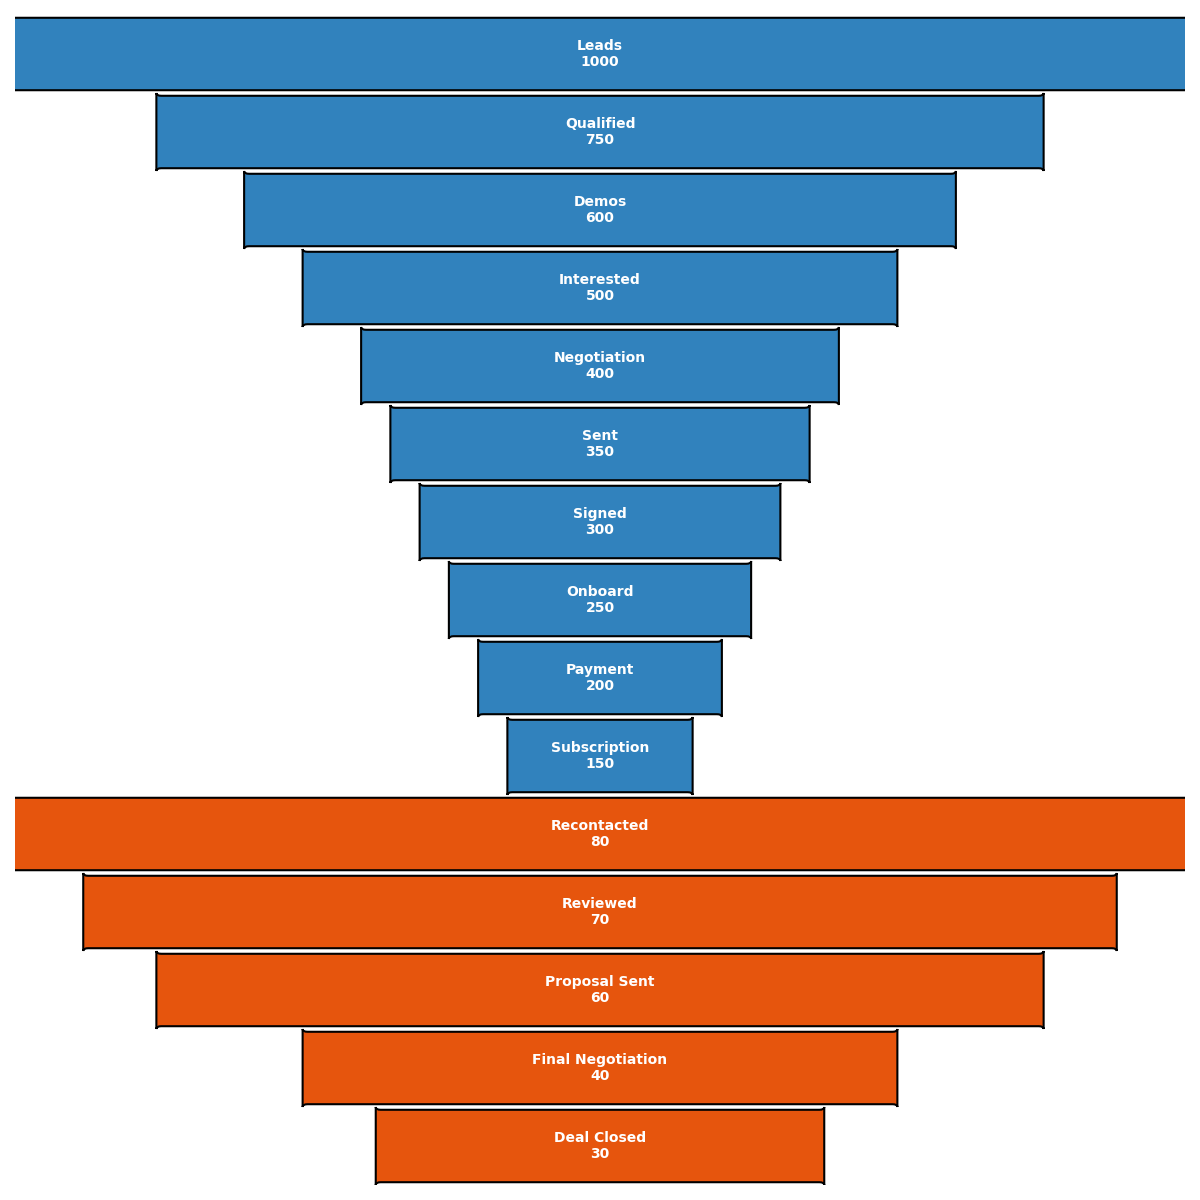

Write the Python code that produced this figure.
import matplotlib.pyplot as plt
import matplotlib.patches as patches

# Original stages and values
stages_main = [
    "Leads",
    "Qualified",
    "Demos",
    "Interested",
    "Negotiation",
    "Sent",
    "Signed",
    "Onboard",
    "Payment",
    "Subscription"
]

values_main = [1000, 750, 600, 500, 400, 350, 300, 250, 200, 150]

# Additional stages and values for a new series
stages_followup = [
    "Recontacted",
    "Reviewed",
    "Proposal Sent",
    "Final Negotiation",
    "Deal Closed"
]

values_followup = [80, 70, 60, 40, 30]

# Colors for the two different series
color_main = '#3182bd'
color_followup = '#e6550d'

# Prepare the plotting area
fig, ax = plt.subplots(figsize=(12, 12))

# Scaling parameters
total_width = 12
heights = 1.4

# Function to plot a set of stages and values
def plot_series(stages, values, color, start_offset):
    width_ratios = [value / max(values) for value in values]
    
    for i, (stage, value) in enumerate(zip(stages, values)):
        stage_width = width_ratios[i] * total_width
        x_offset = (total_width - stage_width) / 2
        y_position = -(i + start_offset) * heights

        polygon = patches.FancyBboxPatch(
            (x_offset, y_position),
            stage_width, -heights,
            boxstyle="round,pad=0.05",
            edgecolor='black',
            facecolor=color,
            linewidth=1.5
        )
        ax.add_patch(polygon)

        annotation = f"{stage}\n{value}"
        ax.text(total_width / 2, y_position - (heights / 2),
                annotation, ha='center', va='center',
                fontsize=10, color='white', fontweight='bold')

# Plot the main series
plot_series(stages_main, values_main, color_main, 0)

# Plot the follow-up series
plot_series(stages_followup, values_followup, color_followup, len(stages_main))

ax.set_xlim(0, total_width)
ax.set_ylim(-(len(stages_main) + len(stages_followup)) * heights, 0)
ax.axis('off')

plt.tight_layout()
plt.show()
